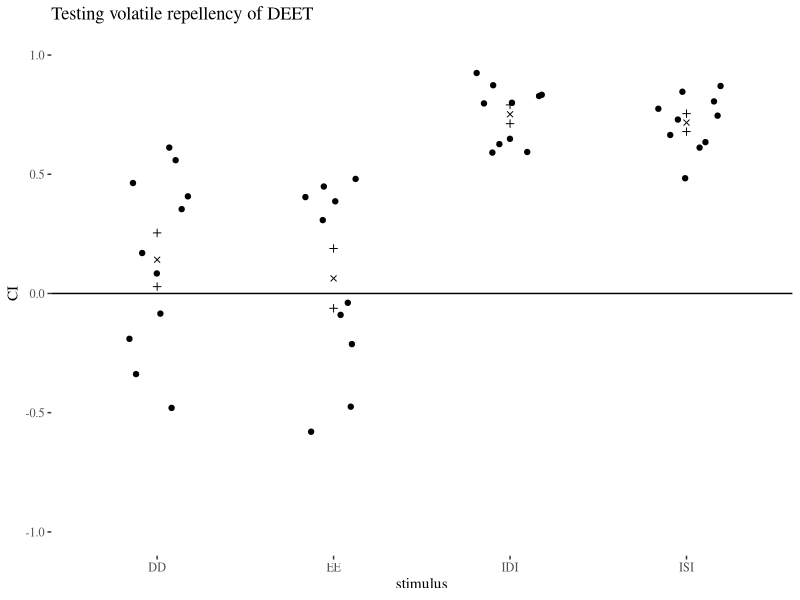
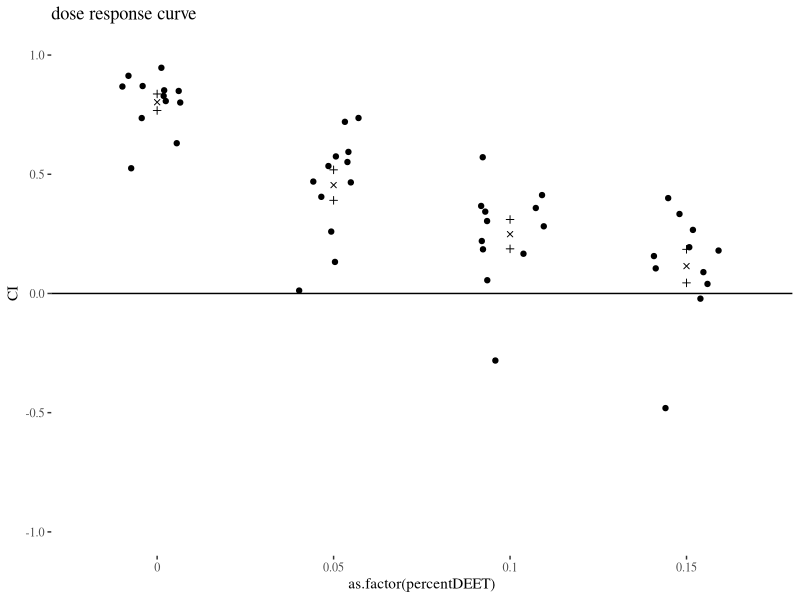
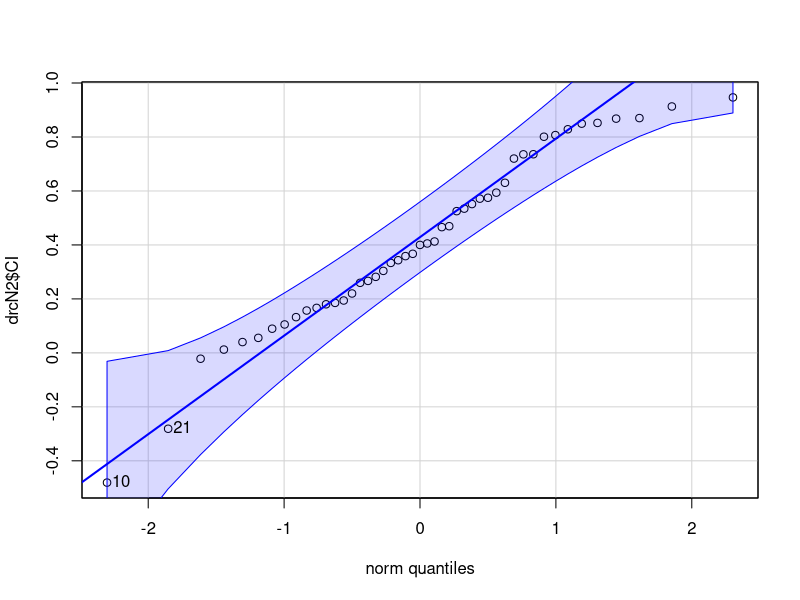
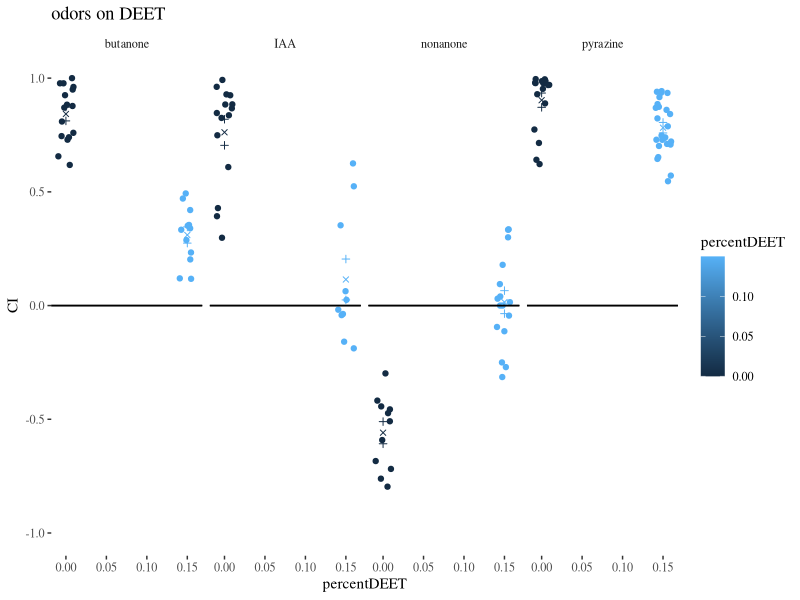
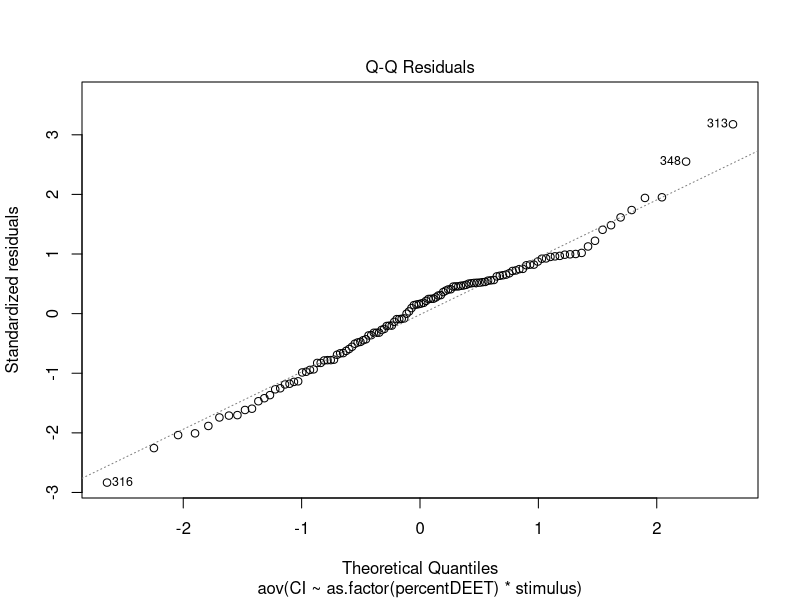
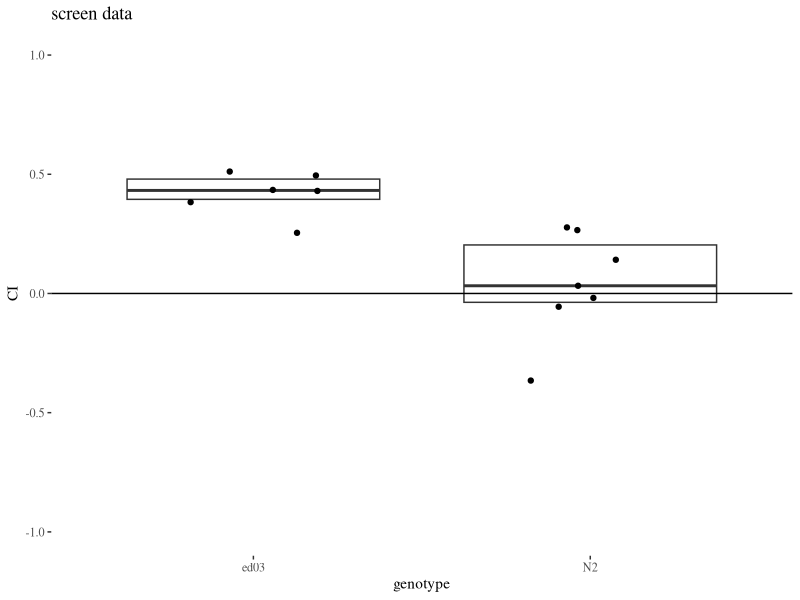
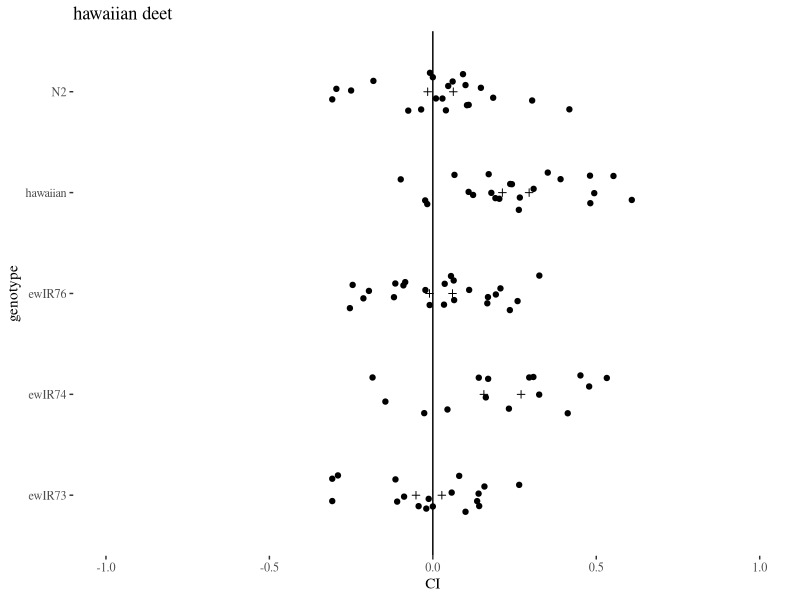
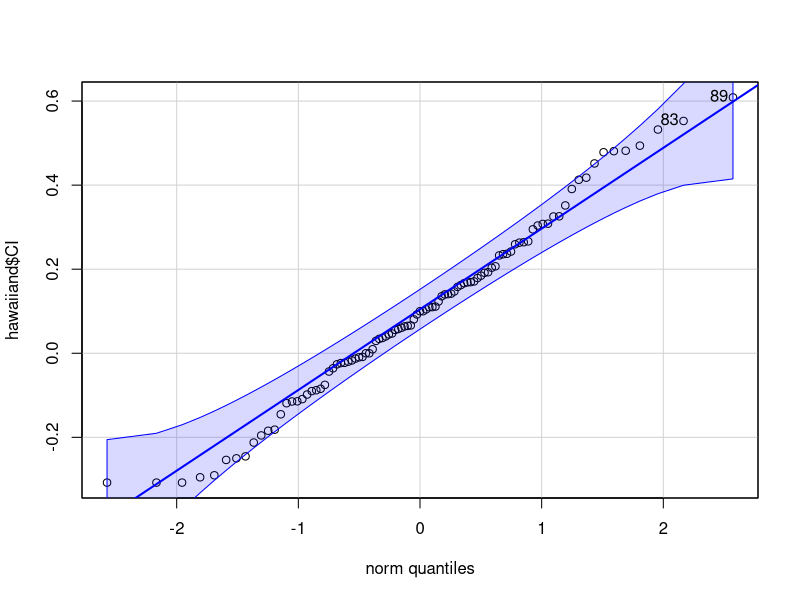

The R script that drew these images, in order:
## ---- chunk 1
knitr::opts_chunk$set(echo = TRUE)
## ---- chunk 2
#load libraries
library(plyr)
library(dplyr)
library(ggplot2)
library(ggthemes)
library(multcompView)
library(car)

allbeh <- read.csv('Dennis_DEETandCelegans_behaviordata.csv')


#start subsetting data:
hawaiian <- subset(allbeh,expt=='hawaiian')
#hawaiiand didn't have any positive controls that
# had enough responding animals to record
#so I excluded the day. temp in lab was also low that day.
hawaiian <- subset(hawaiian,date!=20160920)

hawaiiane <- subset(hawaiian,percentDEET==0)
hawaiiand <- subset(hawaiian,percentDEET==0.15)

rescue <- subset(allbeh,expt=='rescue'|expt=='rescue2')
rescueE <- subset(rescue,percentDEET==0)
rescueD <- subset(rescue,percentDEET==0.15)
spots <- subset(allbeh,expt=='spots')
screen <- subset(allbeh,expt=='screen2')

## ---- chunk 3
# make summary data
spotssum <- ddply(spots,c('stimulus'),summarise,N=length(stimulus),mean=mean(CI),sd=sd(CI),se=sd/sqrt(N),mem=mean-se,mep=mean+se)
  
# plot each point, xs are means, +s are standard error
ggplot(spots,aes(x=stimulus,y=CI)) + 
  ggtitle('Testing volatile repellency of DEET') +
  geom_jitter(width=0.2,height=0) +  
  geom_point(data=spotssum,aes(x=stimulus,y=mep),shape=3) +
  geom_point(data=spotssum,aes(x=stimulus,y=mem),shape=3)  +
  geom_point(data=spotssum,aes(x=stimulus,y=mean),shape=4) + 
  theme_tufte() + 
  ylim(-1,1) + 
  geom_hline(yintercept=0)

## ---- chunk 4
EE <- subset(spots,stimulus=="EE")
DD <- subset(spots,stimulus=="DD")
t.test(x=EE$CI,y=DD$CI,"two.sided")
## ---- chunk 5
IDI <- subset(spots,stimulus=="IDI")
ISI <- subset(spots,stimulus=="ISI")

t.test(x=ISI$CI,y=IDI$CI,"two.sided")

## ---- chunk 6
drc <- subset(allbeh,expt=='drc')
drc <- subset(drc,percentDEET<0.2)
drcN2 <- subset(drc,genotype=='N2')

drcN2summary <- ddply(drcN2,c("percentDEET"),summarise,N=length(percentDEET),mean=mean(CI),sd=sd(CI),se=sd/sqrt(N))
drcN2summary$mep <- drcN2summary$mean + drcN2summary$se
drcN2summary$mem <- drcN2summary$mean - drcN2summary$se

ggplot(drcN2,aes(x=as.factor(percentDEET),y=CI)) + 
  ggtitle('dose response curve') + 
  geom_jitter(width=0.2,height=0) + 
  theme_tufte() + 
  ylim(-1,1) + 
  geom_hline(yintercept=0) + 
  geom_point(data=drcN2summary,aes(x=as.factor(percentDEET),y=mep),shape=3)+ geom_point(data=drcN2summary,aes(x=as.factor(percentDEET),y=mean),shape=4) +
geom_point(data=drcN2summary,aes(x=as.factor(percentDEET),y=mem),shape=3) 

## ---- chunk 7

#plot QQ plot for model used in 2 way anova, if looks like a ~ straight line the residuals are probably normal enough to run the 2 way anova using this model
qqPlot(drcN2$CI)


tukeydrc <- TukeyHSD(aov(formula = CI ~ as.factor(percentDEET), data = drcN2))

Tukeydrc.levels <- tukeydrc$`as.factor(percentDEET)`[,4]
multcompLetters(Tukeydrc.levels)['Letters']

## ---- chunk 8

odor <- subset(allbeh,expt=='odor')
odor <- subset(odor,stimulus!='diacetyl')

odorsum <- ddply(odor,c("stimulus","percentDEET"),summarise,N=length(stimulus),mean=mean(CI),sd=sd(CI),se=sd/sqrt(N))
odorsum$mep <- odorsum$mean + odorsum$se
odorsum$mem <- odorsum$mean - odorsum$se



ggplot(odor,aes(x=percentDEET,y=CI,color=percentDEET)) + 
  ggtitle('odors on DEET') +  
  geom_jitter(width=0.01,height=0) + 
  theme_tufte() + 
  ylim(-1,1) + 
  geom_hline(yintercept=0) + 
  geom_point(data=odorsum,aes(x=percentDEET,y=mep),shape=3) + 
  geom_point(data=odorsum,aes(x=percentDEET,y=mem),shape=3)  + 
  geom_point(data=odorsum,aes(x=percentDEET,y=mean),shape=4) + 
  theme_tufte() + 
  geom_hline(yintercept=0) + 
  facet_grid(~stimulus)


## ---- chunk 9


#plot QQ plot for model used in 2 way anova, if looks like a ~ straight line the residuals are probably normal enough to run the 2 way anova using this model
odors.aov = aov(CI~as.factor(percentDEET)*stimulus,data=odor)
plot(odors.aov,which=2)

tukeyodor <- TukeyHSD(aov(formula=CI~as.factor(percentDEET)*as.factor(stimulus),data=odor))

Tukey.levels <- tukeyodor$`as.factor(percentDEET):as.factor(stimulus)`[,4]
multcompLetters(Tukey.levels)['Letters']
  
## ---- chunk 10

ggplot(screen,aes(x=genotype,y=CI)) + ggtitle('screen data') + geom_boxplot(outlier.shape=NA,coef=0) + geom_jitter(width=0.2,height=0) + theme_tufte() + ylim(-1,1) + geom_hline(yintercept=0)

## ---- chunk 11
N2screen <- subset(screen,genotype=="N2")
ed03screen <- subset(screen,genotype=="ed03")
t.test(x=N2screen$CI,y=ed03screen$CI,"two.sided")
## ---- chunk 12
# make summary data (means, standard errors) to plot
hdsummary <-ddply(hawaiiand,c("genotype"),summarise,N=length(genotype),mean=mean(CI),sd=sd(CI),se=sd/sqrt(N))
hdsummary$mep <- hdsummary$mean + hdsummary$se
hdsummary$mem <- hdsummary$mean - hdsummary$se

#plot hawaiian strains chemotaxing to IAA on DEET agar
ggplot(hawaiiand,aes(x=genotype,y=CI)) + 
  ggtitle('hawaiian deet') + 
  geom_point(data=hdsummary,aes(x=genotype,y=mep),shape=3)  +
  geom_point(data=hdsummary,aes(x=genotype,y=mem),shape=3)  +
  geom_jitter(width=0.2,height=0) + theme_tufte() + ylim(-1,1) +
  geom_hline(yintercept=0) + 
  coord_flip()

## ---- chunk 13

qqPlot(hawaiiand$CI)

## ---- chunk 14

tukeyhawaiian <- TukeyHSD(aov(formula = CI ~ genotype, data = hawaiiand))
hawaiian.levels <- tukeyhawaiian$genotype[,4]
multcompLetters(hawaiian.levels)['Letters']
## ---- chunk 15

# make summary data for hawaiiane

hawaiiane <- subset(hawaiiane,genotype!='ewIR69')
hesummary <-ddply(hawaiiane,c("genotype"),summarise,N=length(genotype),mean=mean(CI),sd=sd(CI),se=sd/sqrt(N))
hesummary$mep <- hesummary$mean + hesummary$se
hesummary$mem <- hesummary$mean - hesummary$se

ggplot(hawaiiane,aes(x=genotype,y=CI)) +
  ggtitle('hawaiian etoh') +
  geom_boxplot(data=hesummary,aes(x=genotype,y=mean)) + 
  geom_point(data=hesummary,aes(x=genotype,y=mep),shape=3)  +
  geom_point(data=hesummary,aes(x=genotype,y=mem),shape=3)  + 
  geom_jitter(width=0.2,height=0) +
  theme_tufte() +
  ylim(-1,1) + 
  geom_hline(yintercept=0)
## ---- chunk 16

qqPlot(hawaiiane$CI)

## ---- chunk 17

tukeyhawaiiane <- TukeyHSD(aov(formula=CI~genotype,data=hawaiiane))
Tukeyhe.levels <- tukeyhawaiiane$`genotype`[,4]
multcompLetters(Tukeyhe.levels)['Letters']
## ---- chunk 18

# make summary data for rescue

rescue2 <- subset(allbeh,expt=='rescue2')
rescue <- subset(allbeh,expt=='rescue')
rescueall <- rbind(rescue2,rescue)
rescueD <- subset(rescueall,percentDEET==0.15)

rescueDsummary <-ddply(rescueD,c("genotype"),summarise,N=length(genotype),mean=mean(CI),sd=sd(CI),se=sd/sqrt(N))
rescueDsummary$mep <- rescueDsummary$mean + rescueDsummary$se
rescueDsummary$mem <- rescueDsummary$mean - rescueDsummary$se

ggplot(rescueD,aes(x=genotype,y=CI)) + 
  ggtitle('rescue') + 
  geom_boxplot(data=rescueDsummary,aes(x=genotype,y=mean)) + 
  geom_point(data=rescueDsummary,aes(x=genotype,y=mep),shape=3)  + 
  geom_point(data=rescueDsummary,aes(x=genotype,y=mem),shape=3)  + 
  geom_jitter(width=0.1,height=0) + 
  theme_tufte() + 
  ylim(-1,1) + 
  geom_hline(yintercept=0)
## ---- chunk 19
crisprnoR <- subset(rescueD,genotype=='crispr')
crisprR <- subset(rescueD,genotype=='crispr-r')
ed03noR <- subset(rescueD,genotype=='ed03')
ed03R <- subset(rescueD,genotype=='ed03-r')
ewir74noR <- subset(rescueD,genotype=='ewIR74')
ewir74R <- subset(rescueD,genotype=='ewIR74r')

t.test(crisprnoR$CI,crisprR$CI)
t.test(ed03noR$CI,ed03R$CI)
t.test(ewir74noR$CI,ewir74R$CI)
## ---- chunk 20

# make summary data for tetx

tetx <- subset(allbeh,expt=='tetx')
tetx <- subset(tetx,genotype!='ed03')
#removes one data point where I had an ed03 plate to check stocks after thawing, done at the same time
tetxD <- subset(tetx,percentDEET==0.15)

tetxDsummary <-ddply(tetxD,c("genotype"),summarise,N=length(genotype),mean=mean(CI),sd=sd(CI),se=sd/sqrt(N))
tetxDsummary$mep <- tetxDsummary$mean + tetxDsummary$se
tetxDsummary$mem <- tetxDsummary$mean - tetxDsummary$se

ggplot(tetxD,aes(x=genotype,y=CI)) + 
  ggtitle('tetx')  + 
  geom_point(data=tetxDsummary,aes(x=genotype,y=mep),shape=3)  + 
  geom_point(data=tetxDsummary,aes(x=genotype,y=mem),shape=3)  + 
  geom_point(data=tetxDsummary,aes(x=genotype,y=mean),shape=4)  + 
  geom_jitter(width=0.1,height=0) + 
  theme_tufte() + 
  ylim(-1,1) + 
  geom_hline(yintercept=0)

qqPlot(tetxD$CI)
TukeyHSD(aov(CI~genotype,tetxD))
